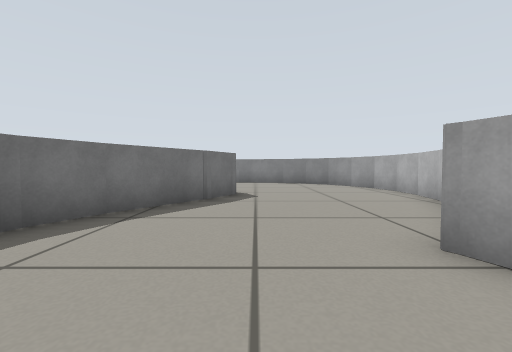
View 1 (above)

20 first-person views from a walk through a Gazebo world. The camera is 0.4 m above the floor, tilts 2° down and sees 90° across. The floor is counted in squares, 0.5 m on a side. Each view is taken from the middle of a square. On the plan, view 1 faces up. The plan holds only what a view shows up to about 10 squares ahead; the rest is blank.

View 2
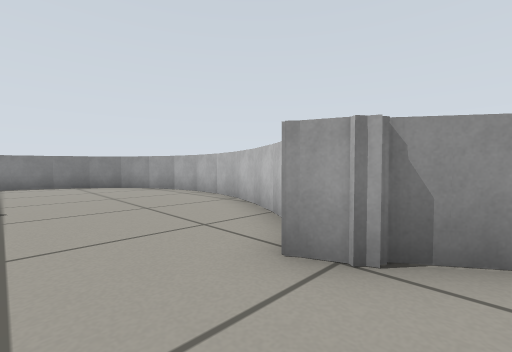

View 3
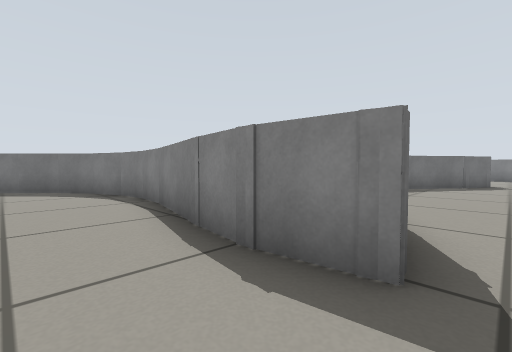

View 4
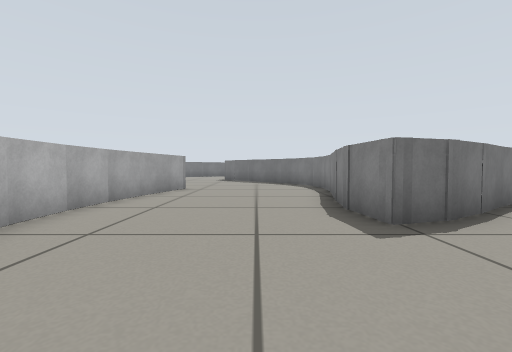

View 5
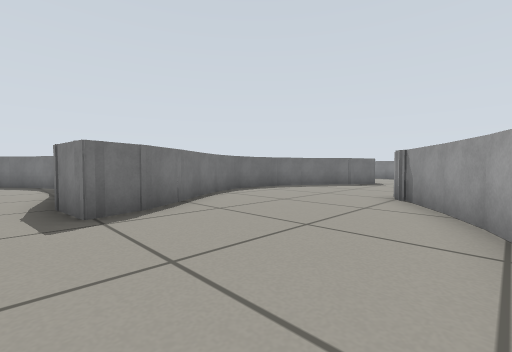

View 6
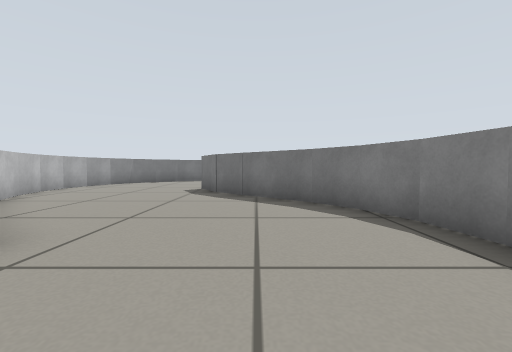

View 7
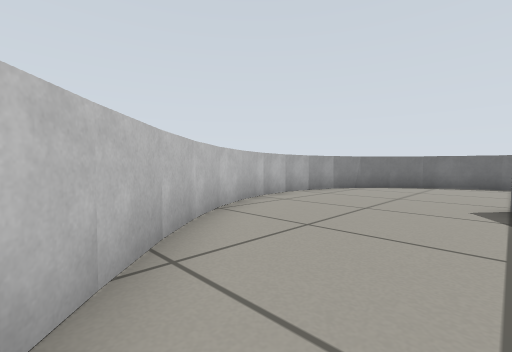

View 8
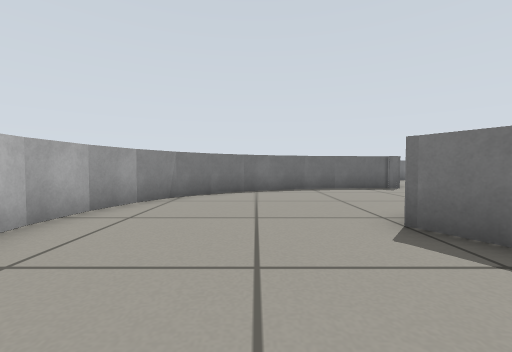

View 9
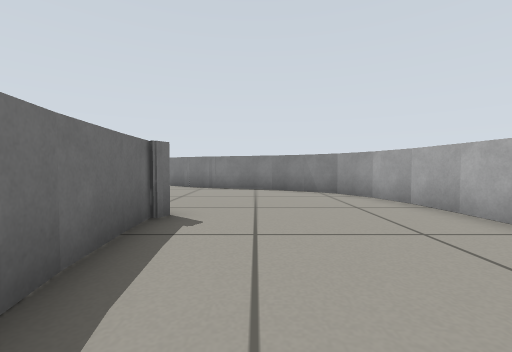

View 10
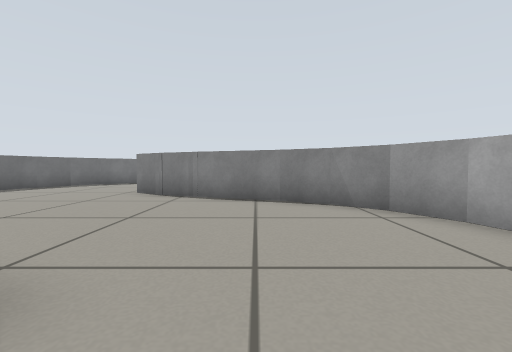

View 11
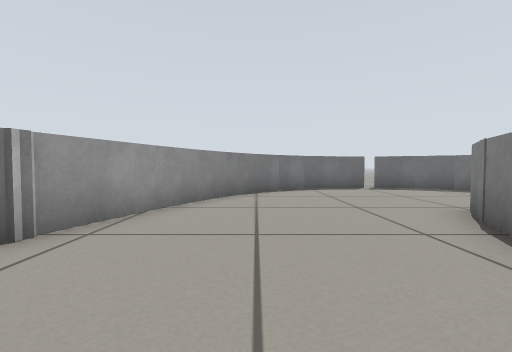

View 12
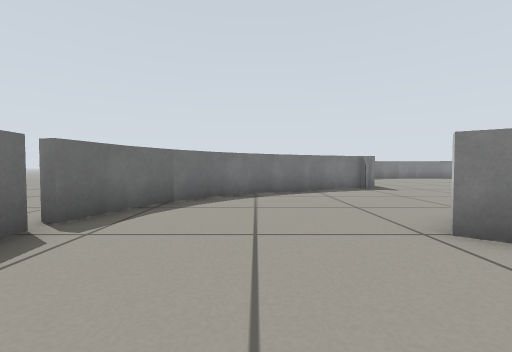

View 13
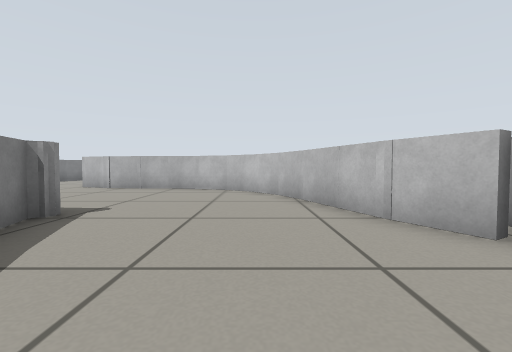

View 14
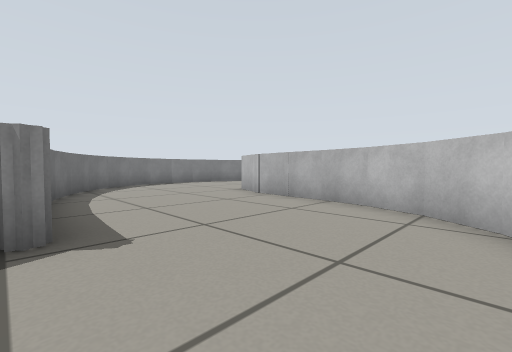

View 15
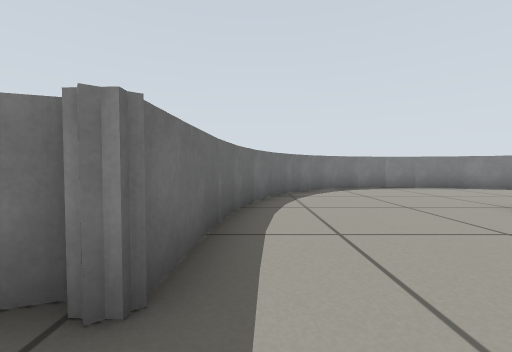

View 16
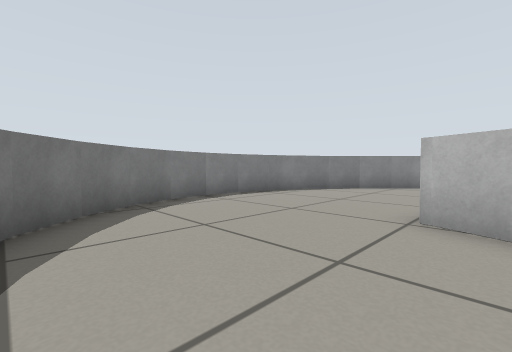

View 17
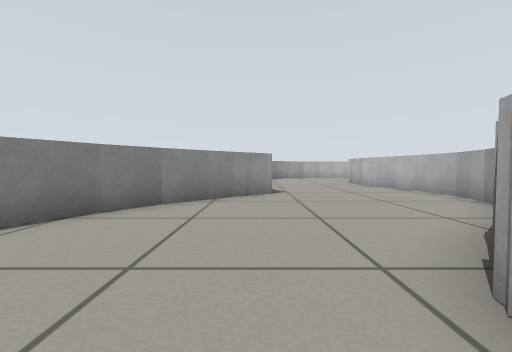

View 18
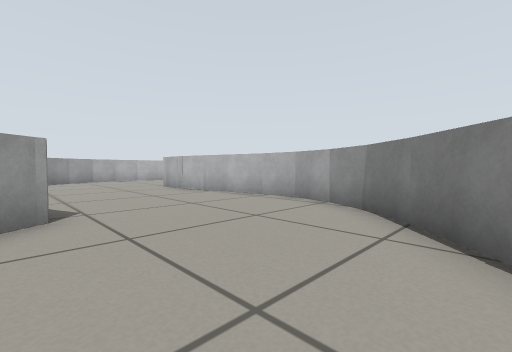

View 19
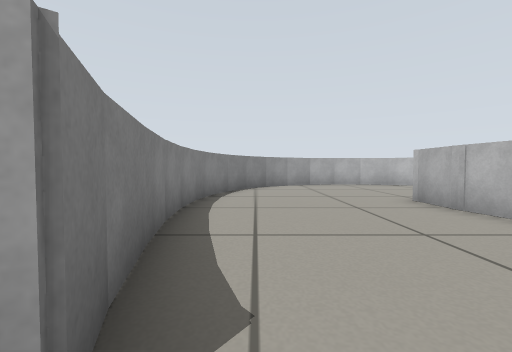

View 20
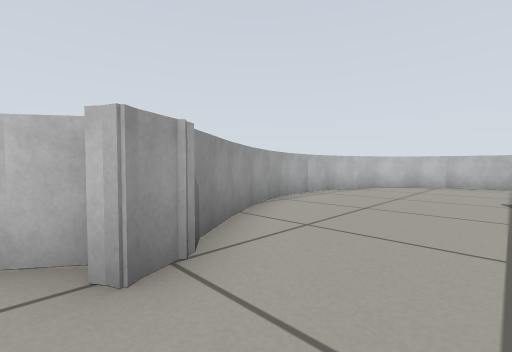

### Floor plan
Key: @ floor where view 1 was taken; # wall or solid block; x gap in a wall; . floor.
Columns run from 27 left of view 1 to 5 right of it. Each row starts with its distance up from view 1.
 17           ########
 16          ##......###
 15         ##.........##
 14         #...........#  ######
 13        ##...........####....###
 12        #......................##
 11        #.....###...............#
 10        #.....# ##..............##
  9       ##.....#  ##..............#
  8    ####......#   ##....####.....#
  7   ##........##    ###### ##.....#
  6  ##.........#            #......#
  5 ##.........##           ##.....##
  4 #........###            #......#
  3 #......###              #.....##
  2 x.....##                #....##
  1 #......###              #.....##
  0 #........###            #..@...#
 -1 ##.........##           ##.....##
 -2  ##.........#            #......#
 -3   ##........##     ##### ##.....#
 -4    ####......#   ###...####.....#
 -5       ##.....#  ##..............#
 -6        #.....  ##..............##
 -7        #..... ##...............#
 -8        #......#...............##
 -9        ##............###....###
-10         #...........## ######
-11         ##.........##
-12          ##......###
-13           ########

Positions as (right, up) in squares from view 1, and headings:
1: (0, 0), facing up
2: (0, 1), facing up-right
3: (0, -6), facing up-left
4: (3, -6), facing left
5: (4, -5), facing up-left
6: (-4, -6), facing left
7: (-7, -8), facing down-left
8: (-10, -10), facing left
9: (-18, -9), facing up
10: (-18, -6), facing up
11: (-17, -2), facing left
12: (-24, -1), facing up
13: (-24, 5), facing right
14: (-20, 5), facing up-right
15: (-19, 7), facing up
16: (-18, 11), facing up-right
17: (-14, 13), facing right
18: (-11, 13), facing down-right
19: (-7, 12), facing right
20: (0, 3), facing down-right
